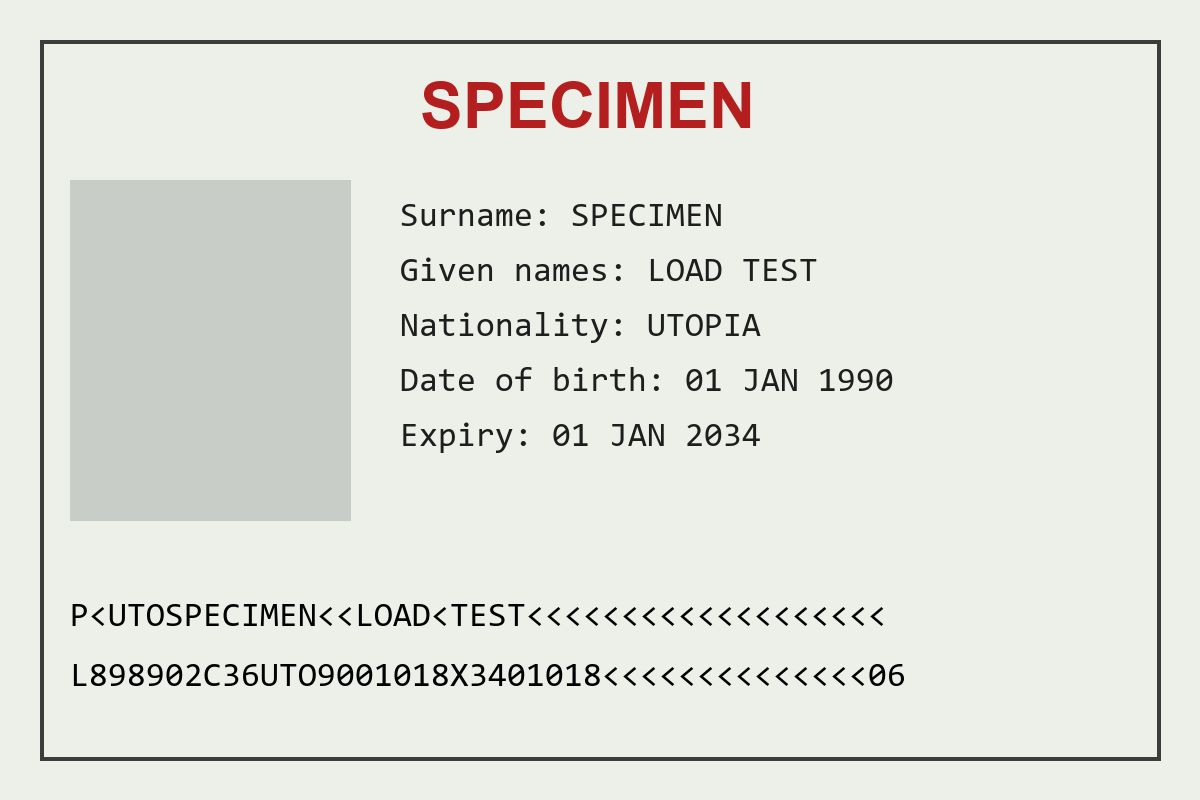
#> input picture loadtest/fixtures/specimen-passport.jpg, 1200 x 800 px
$ python -i quality.py   (imports and definitions only)
#> lines starting #> are read from the running program, lines starting #| are printed output that depends on the picture
#> further down, picture is the input picture: PIL image 1200x800 RGB; mean R, G, B 225.4, 227.3, 220.6
"""Fast, conservative image checks before sending a passport photo to OCR."""
from PIL import Image, ImageFilter, ImageStat

from .images import InvalidImageError


def centre_sample(image: Image.Image) -> Image.Image:
    sample = image.convert("L")
    sample.thumbnail((500, 500))
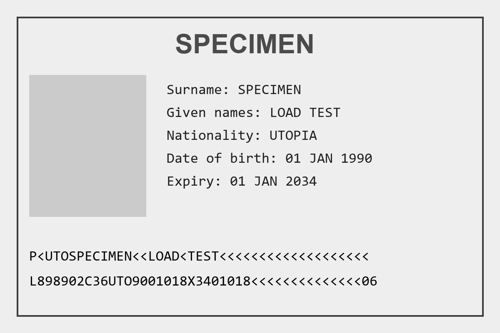
#> sample: PIL image 500x333 L; min 0, max 255, mean 225.7
    w, h = sample.size
#> w = 500; h = 333
    return sample.crop((w // 10, h // 10, w - w // 10, h - h // 10))
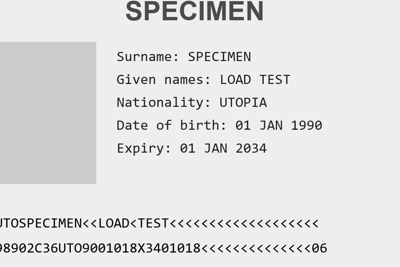
#> returned value: PIL image 400x267 L; min 0, max 255, mean 224.3


def edge_strength(crop: Image.Image) -> float:
    edges = crop.filter(ImageFilter.FIND_EDGES).crop((1, 1, crop.width - 1, crop.height - 1))
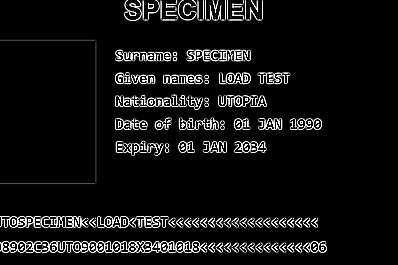
#> edges: PIL image 398x265 L; min 0, max 255, mean 18.3
    return ImageStat.Stat(edges).stddev[0]


def validate_scan(image: Image.Image) -> None:
    if min(image.size) < 360 or max(image.size) < 600:
        raise InvalidImageError("This photo is too small to read. Retake it at full resolution with all four corners visible.", 422)

    if max(image.size) / min(image.size) > 3.4:
        raise InvalidImageError("The passport page may be cropped. Retake the photo with the whole page in view.", 422)

    # Measure soft edges in the center, where the passport should dominate the photo.
    crop = centre_sample(image)
    if edge_strength(crop) < 7:
        highlights = sum(crop.histogram()[250:]) / (crop.width * crop.height)
        if highlights > 0.65:
            raise InvalidImageError("The details are washed out. Retake the photo in even light without flash or glare.", 422)
        raise InvalidImageError("The details look blurry or unreadable. Hold the camera steady and focus on the passport page.", 422)

>>> from PIL import Image
>>> picture = Image.open('../../../loadtest/fixtures/specimen-passport.jpg')
>>> result = validate_scan(picture)
